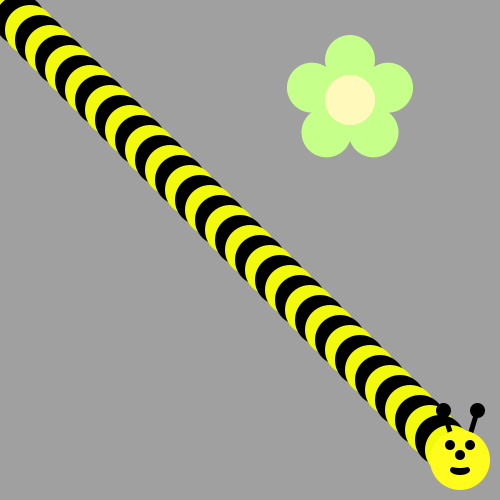
Frame 1 (no input)
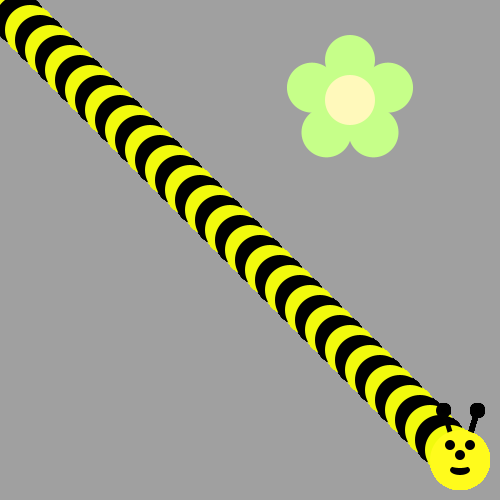
Frame 60 (the mouse pressed at the canvas centre just before this capture)
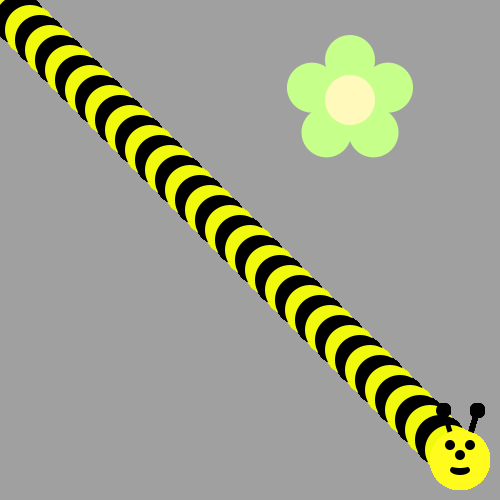
Frame 120 (the mouse held since frame 60 and released just before this capture)

The Processing sketch that drew these frames (run headless with seeded random() and noise(); from frame 60 on, the mouse is pressed at the canvas centre):

// Processing sketch: bumble_bee
// ── bumble_bee.pde

void setup() {
     ellipseMode(CENTER);
     size(500, 500);
     background(160, 160, 160);
     drawFlower(350, 100);
}

void draw() {
  
// First run the program and you should see a flower.  
  
  
/* Then, use a loop to make a body for the Bee! 
(see the image on the recipe, it's a diagonal line of circles)
Use modulo to make the colors alternate between yellow and black
*/
for(int i=0;i<46;i++){
 if(i%2==0){
  fill(0) ;
 }
  else{
   fill( #F1FA0D);
  }
  ellipse(i*10,i*10,50,50);
}
drawBeeFace(460,460);

/*
Now put his head on using drawBeeFace(x,y)
*/

}

/**************   Use these methods but  DON'T CHANGE THE CODE BELOW  **************/

void drawFlower(int x, int y) {
     noStroke();
     translate(x, y);
     // draw 5 petals, rotating after each one
     fill(#c6ff89);      // green
      for (int i = 0; i < 5; i++) {
           ellipse(0, -40, 50, 50);
          rotate(radians(72));
     }
     fill(#fff9bb); // light yellow
     ellipse(0, 0, 50, 50);
} 
void drawBeeFace(int BeeFaceX, int BeeFaceY) {
     noStroke();
     fill(0, 0, 0);
     stroke(1);
     strokeWeight(5);
     line(BeeFaceX-10, BeeFaceY-27, BeeFaceX-17, BeeFaceY-50);
     line(BeeFaceX+10, BeeFaceY-27, BeeFaceX+17, BeeFaceY-50);
     ellipse(BeeFaceX-17, BeeFaceY-50, 10, 10);
     ellipse(BeeFaceX+17, BeeFaceY-50, 10, 10);
     noStroke();
     fill(255, 251, 28);
     ellipse(BeeFaceX, BeeFaceY, 60, 60); // face
     fill(255, 237, 209);
     fill(0,0,0);
      ellipse(BeeFaceX-10, BeeFaceY-15, 10, 10); // eyes
     ellipse(BeeFaceX+10, BeeFaceY-15, 10, 10);
      ellipse(BeeFaceX, BeeFaceY-5, 10, 10); // nose
      ellipse(BeeFaceX, BeeFaceY+10, 20, 10);// mouth
     fill(255, 251, 28);
     ellipse(BeeFaceX, BeeFaceY+5, 20, 6);
}
